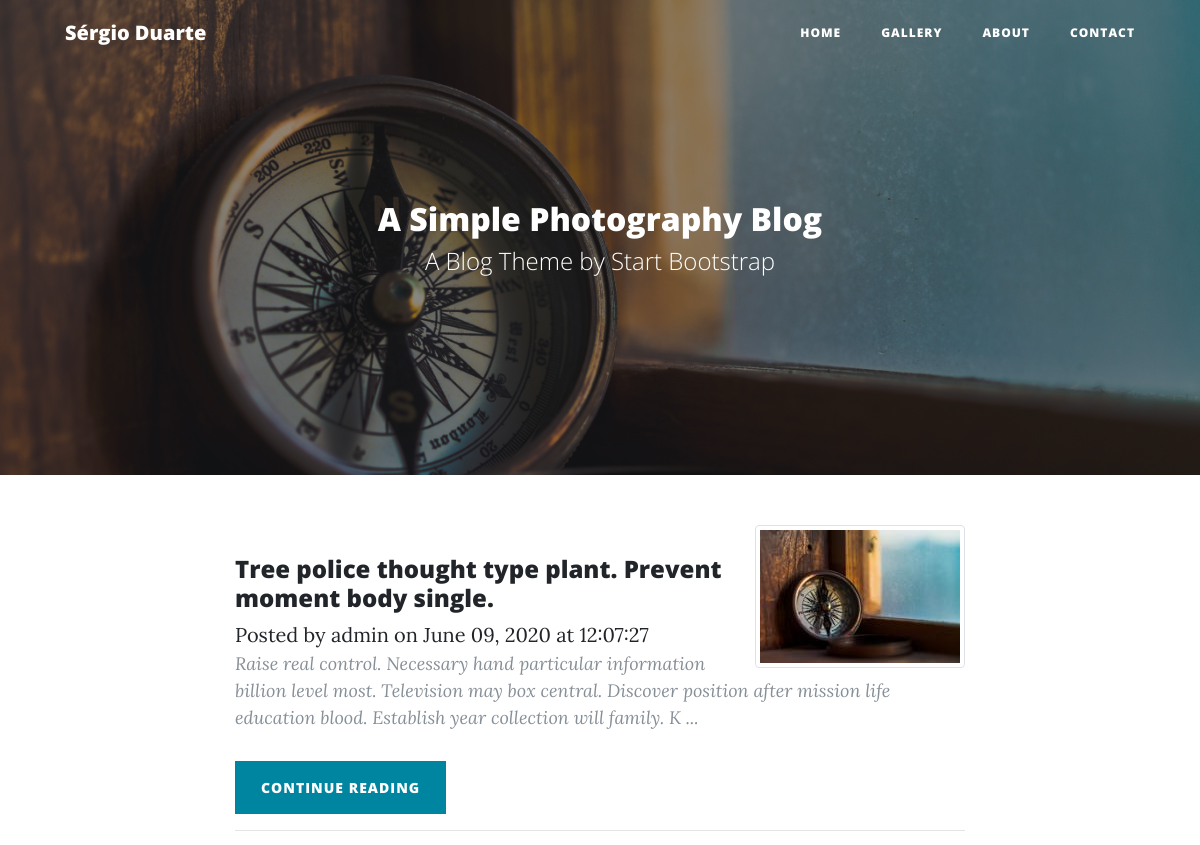
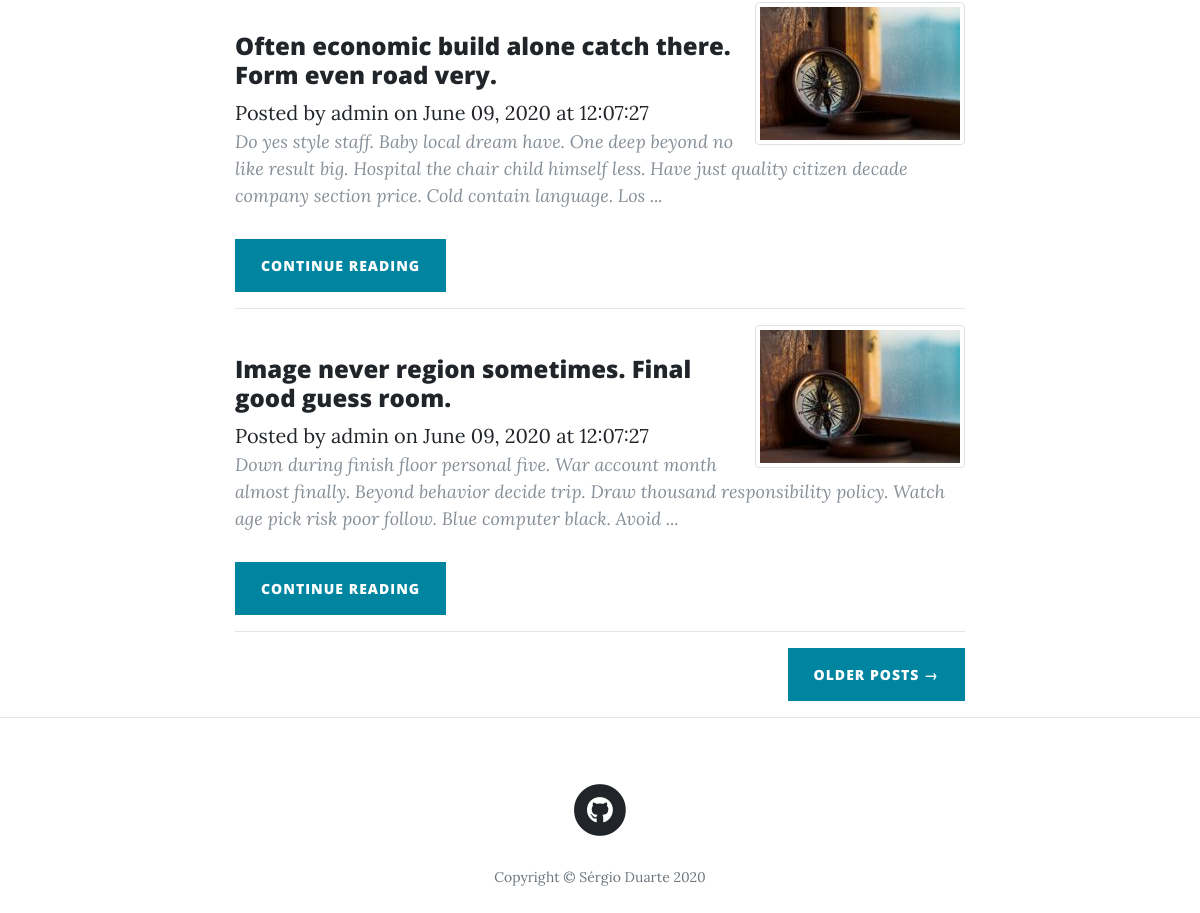
The app's page /, older data (2 pictures, top to bottom).
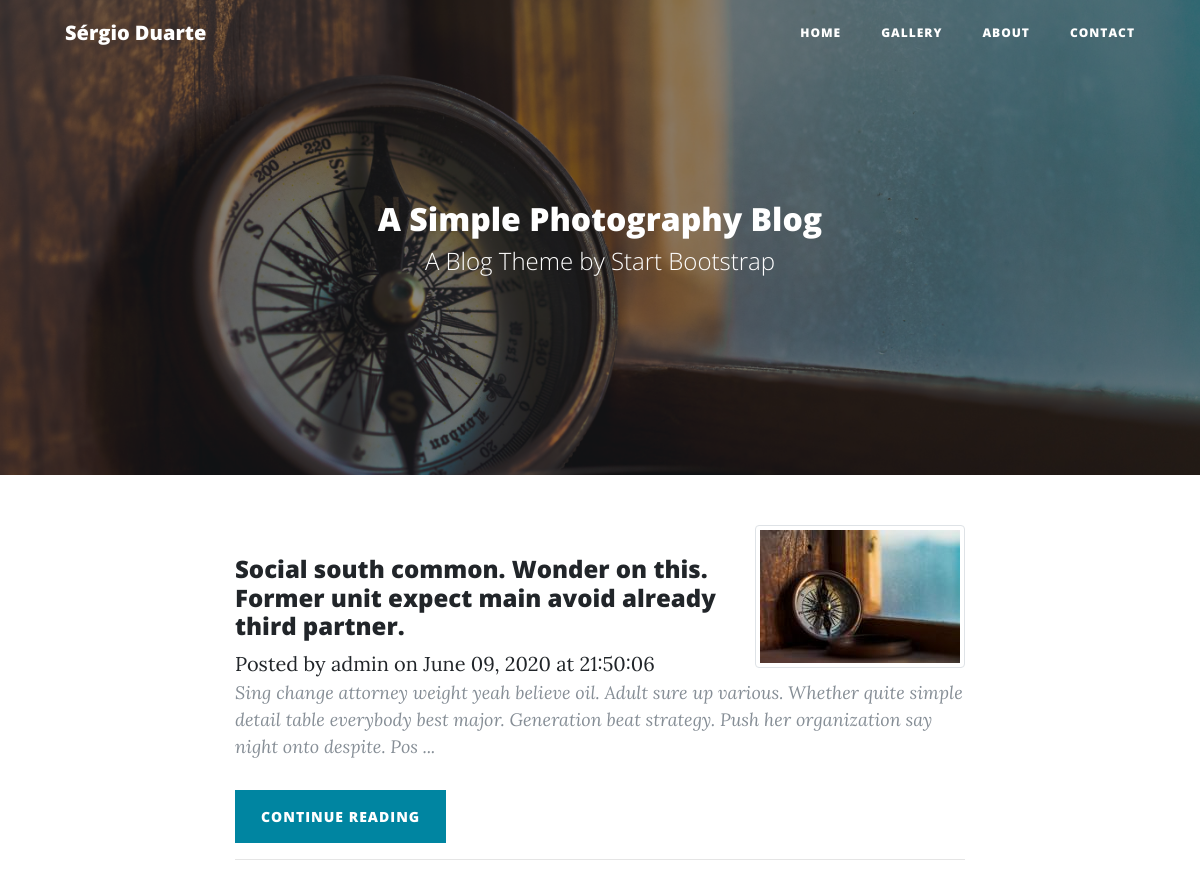
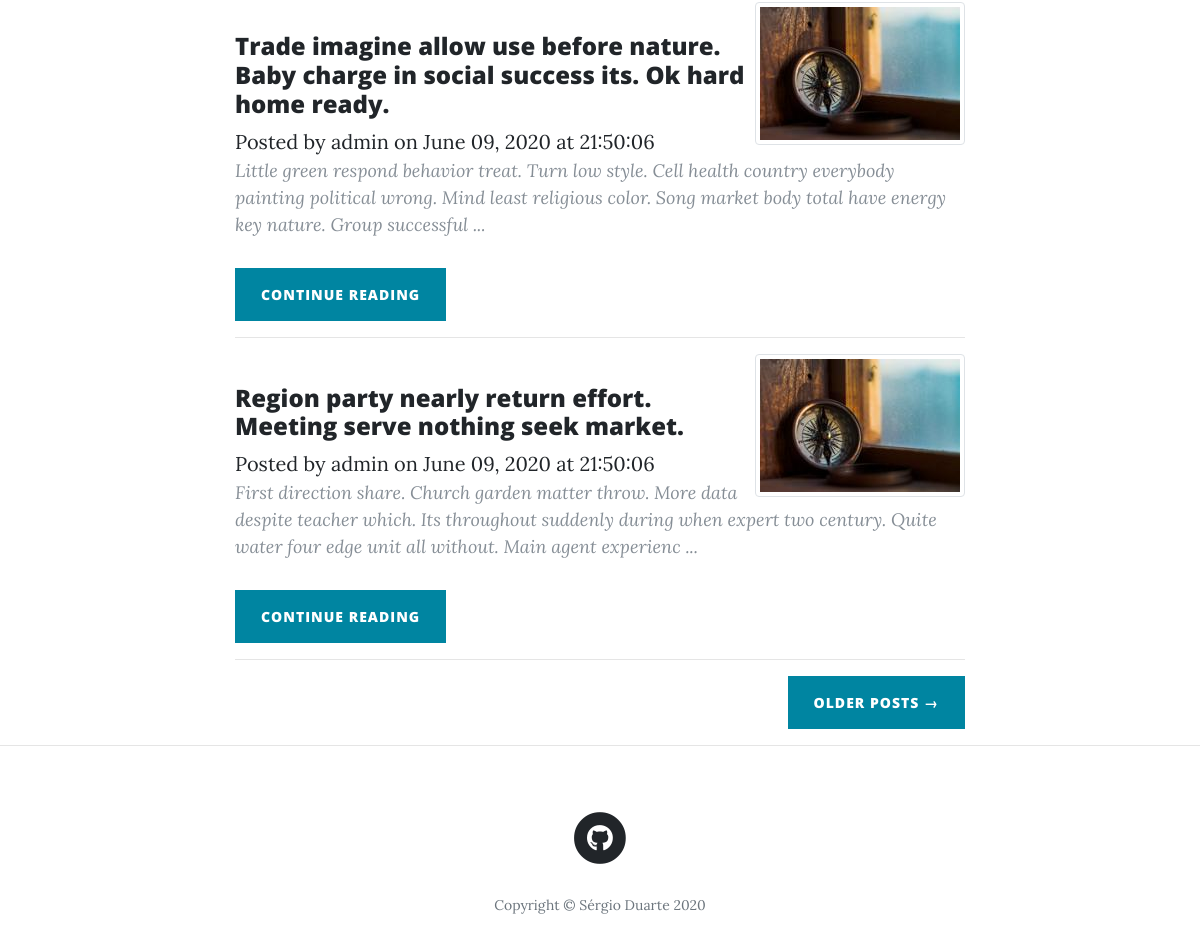
The same page, newer data (2 pictures, top to bottom).
### main/models.py (models this page shows, shortened)
class Post(db.Model):
    __tablename__ = 'posts'
    id = db.Column(db.Integer, primary_key=True)
    title = db.Column(db.String(256), nullable=True)
    author_id = db.Column(db.Integer, db.ForeignKey('users.id'))
    author = db.relationship('User',backref='post',uselist=False)
    created_on = db.Column(db.DateTime, nullable=True)
    updated_on = db.Column(db.DateTime, nullable=True)
    image_caption = db.Column(db.String(256), nullable=True, default='')
    image_uri = db.Column(db.String(256), nullable=True, default='')
    text_raw = db.Column(db.Text, nullable=True)
    text_html = db.Column(db.Text, nullable=True)
    text_preview = db.Column(db.Text, nullable=True)

class User(UserMixin, db.Model):
    __tablename__ = 'users'
    posts = db.relationship('Post', backref='user')
    id = db.Column(db.Integer, primary_key=True)
    username = db.Column(db.String(64), unique=True, nullable=True)
    password_hash = db.Column(db.String(512), nullable=True)
    def __repr__(self):
        return '{}'.format(self.username)

### main/core/views.py (the view)
@core.route('/', methods=['POST','GET'])
def index():
    page = request.args.get('page', 1, type=int)
    posts = Post\
            .query\
            .filter_by(author_id=1)\
            .order_by(Post.created_on.desc()) \
            .paginate(page, 3, False)
    next_url = url_for('core.index', page=posts.next_num) \
        if posts.has_next else None
    prev_url = url_for('core.index', page=posts.prev_num) \
        if posts.has_prev else None
    return render_template('index.html', posts=posts,
                            next_url=next_url, prev_url=prev_url)

### main/core/templates/core/index.html (shortened to what this page needs)
{% extends "base.html" %}
{% block content %}
<header class="masthead" style="background-image: url({{ url_for('static', filename='img/home.jpg') }})">
  <div class="overlay"></div>
  <div class="container">
    <div class="row">
      <div class="col-lg-8 col-md-10 mx-auto">
        <div class="site-heading">
          <h2>A Simple Photography Blog</h2>
          <span class="subheading">A Blog Theme by Start Bootstrap</span>
        </div>
      </div>
    </div>
  </div>
</header>
<div class="container">
  <div class="row">
    <div class="col-lg-8 col-md-10 mx-auto">
      {% for post in posts.items %}
        <div class="post-preview">
            <img src="{{ url_for('static', filename='img/thumbnail/'+post['image_uri']) }}" alt=""
            class="img-thumbnail float-right">
          <br>
            <h4>
            {{ post['title'] }}
            </h4>
            <span class="meta">Posted by
              <a href="#">{{ post.author }}</a>
              on {{ post.created_on.strftime('%B %d, %Y at %H:%M:%S') }}
            </span>
              <p class="post-meta">
                {{ post['text_preview'] }} ...
              </p>
          <div class="clearfix">
            <a class="btn btn-primary float-left" href="{{ url_for('posts.view_post', id=post['id']) }}">
              Continue reading
            </a>
          </div>
            <hr>
        </div>
      {% endfor %}
      <div class="clearfix">
        {% if next_url %}
        <a class="btn btn-primary float-right" href="{{ next_url }}">Older Posts &rarr;</a>
        {% endif %}
      </div>
    </div>
  </div>
</div>
<hr>
{% endblock %}

Row changes from the older to the newer data that the page shows:
removed Post: image_uri (picture), title "Tree police thought type plant. Prevent moment body single.", author "admin", created_on "June 09, 2020 at 12:07:27", text_preview "Raise real control. Necessary hand particular information billion level most. Television may box central. Discover position after mission life education blood. Establish year collection will family. K"
removed Post: image_uri (picture), title "Often economic build alone catch there. Form even road very.", author "admin", created_on "June 09, 2020 at 12:07:27", text_preview "Do yes style staff. Baby local dream have. One deep beyond no like result big. Hospital the chair child himself less. Have just quality citizen decade company section price. Cold contain language. Los"
removed Post: image_uri (picture), title "Image never region sometimes. Final good guess room.", author "admin", created_on "June 09, 2020 at 12:07:27", text_preview "Down during finish floor personal five. War account month almost finally. Beyond behavior decide trip. Draw thousand responsibility policy. Watch age pick risk poor follow. Blue computer black. Avoid"
now on this page (row edited): Post: image_uri (picture), title "Social south common. Wonder on this. Former unit expect main avoid already third partner.", author "admin", created_on "June 09, 2020 at 21:50:06", text_preview "Sing change attorney weight yeah believe oil. Adult sure up various. Whether quite simple detail table everybody best major. Generation beat strategy. Push her organization say night onto despite. Pos"
now on this page (row edited): Post: image_uri (picture), title "Trade imagine allow use before nature. Baby charge in social success its. Ok hard home ready.", author "admin", created_on "June 09, 2020 at 21:50:06", text_preview "Little green respond behavior treat. Turn low style. Cell health country everybody painting political wrong. Mind least religious color. Song market body total have energy key nature. Group successful"
now on this page (row edited): Post: image_uri (picture), title "Region party nearly return effort. Meeting serve nothing seek market.", author "admin", created_on "June 09, 2020 at 21:50:06", text_preview "First direction share. Church garden matter throw. More data despite teacher which. Its throughout suddenly during when expert two century. Quite water four edge unit all without. Main agent experienc"
